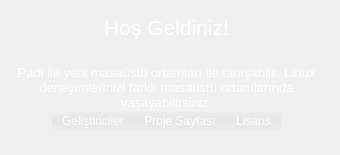
                  <widget class="QWidget" name="anaEkran">
                   <property name="styleSheet">
                    <string notr="true"/>
                   </property>
                   <layout class="QGridLayout" name="gridLayout_6">
                    <property name="spacing">
                     <number>0</number>
                    </property>
                    <item row="2" column="0">
                     <layout class="QVBoxLayout" name="verticalLayout_5">
                      <property name="spacing">
                       <number>0</number>
                      </property>
                      <item>
                       <layout class="QHBoxLayout" name="horizontalLayout_9">
                        <property name="spacing">
                         <number>0</number>
                        </property>
                        <property name="topMargin">
                         <number>4</number>
                        </property>
                        <property name="bottomMargin">
                         <number>12</number>
                        </property>
                        <item>
                         <layout class="QVBoxLayout" name="verticalLayout_9">
                          <property name="leftMargin">
                           <number>0</number>
                          </property>
                          <item>
                           <widget class="QLabel" name="welcomeLabel">
                            <property name="maximumSize">
                             <size>
                              <width>16777215</width>
                              <height>276</height>
                             </size>
                            </property>
                            <property name="styleSheet">
                             <string notr="true">border-top-left-radius:5px;
border-top-right-radius:5px;
border-bottom-right-radius:2px;
border-bottom-left-radius:2px;
color:white;</string>
                            </property>
                            <property name="text">
                             <string>&lt;!DOCTYPE HTML PUBLIC &quot;-//W3C//DTD HTML 4.0//EN&quot; &quot;http://www.w3.org/TR/REC-html40/strict.dtd&quot;&gt;
&lt;html&gt;&lt;head&gt;&lt;meta name=&quot;qrichtext&quot; content=&quot;1&quot; /&gt;&lt;style type=&quot;text/css&quot;&gt;
p, li { white-space: pre-wrap; }
&lt;/style&gt;&lt;/head&gt;&lt;body style=&quot; font-family:'DejaVu Sans'; font-size:9pt; font-weight:400; font-style:normal;&quot;&gt;
&lt;p align=&quot;center&quot; style=&quot; margin-top:0px; margin-bottom:0px; margin-left:0px; margin-right:0px; -qt-block-indent:0; text-indent:0px;&quot;&gt;&lt;span style=&quot; font-family:'Sans Serif'; font-size:16pt;&quot;&gt;Hoş Geldiniz!&lt;/span&gt;&lt;/p&gt;
&lt;p align=&quot;center&quot; style=&quot;-qt-paragraph-type:empty; margin-top:0px; margin-bottom:0px; margin-left:0px; margin-right:0px; -qt-block-indent:0; text-indent:0px; font-family:'Sans Serif'; font-size:16pt;&quot;&gt;&lt;br /&gt;&lt;/p&gt;
&lt;p align=&quot;center&quot; style=&quot; margin-top:0px; margin-bottom:0px; margin-left:0px; margin-right:0px; -qt-block-indent:0; text-indent:0px;&quot;&gt;&lt;span style=&quot; font-family:'Sans Serif'; font-size:10pt;&quot;&gt;Padi ile yeni masaüstü ortamları ile tanışabilir, Linux deneyimlerinizi farklı masaüstü ortamlarında yaşayabilirsiniz.&lt;/span&gt;&lt;/p&gt;&lt;/body&gt;&lt;/html&gt;</string>
                            </property>
                            <property name="scaledContents">
                             <bool>true</bool>
                            </property>
                            <property name="alignment">
                             <set>Qt::AlignCenter</set>
                            </property>
                            <property name="wordWrap">
                             <bool>true</bool>
                            </property>
                            <property name="margin">
                             <number>15</number>
                            </property>
                            <property name="indent">
                             <number>-1</number>
                            </property>
                           </widget>
                          </item>
                          <item>
                           <layout class="QHBoxLayout" name="horizontalLayout_7">
                            <property name="spacing">
                             <number>0</number>
                            </property>
                            <property name="leftMargin">
                             <number>0</number>
                            </property>
                            <item>
                             <spacer name="horizontalSpacer_11">
                              <property name="orientation">
                               <enum>Qt::Horizontal</enum>
                              </property>
                              <property name="sizeHint" stdset="0">
                               <size>
                                <width>40</width>
                                <height>20</height>
                               </size>
                              </property>
                             </spacer>
                            </item>
                            <item>
                             <widget class="QPushButton" name="urlDevelop">
                              <property name="styleSheet">
                               <string notr="true">QPushButton{
	padding: 3px 10px 3px 10px;
	color: white;
	border-top:1px solid rgba(255, 255, 255, 30);
	border-bottom:1px solid  rgba(255, 255, 255, 30);
    border-left:1px solid rgba(255, 255, 255, 30);
	border-top-left-radius:2px;
	border-bottom-left-radius:2px;
    background-color: qlineargradient(spread:repeat, x1:0, y1:0, x2:0, y2:1, stop:0 rgba(27, 27, 27, 0), stop:0.510753 rgba(9, 9, 9, 10), stop:1 rgba(0, 0, 0, 0));
	/*background-color: qlineargradient(spread:pad, x1:0.5, y1:1, x2:0.5, y2:0, stop:0 rgba(120, 146, 172, 255), stop:0.0155729 rgba(99, 141, 164, 255), stop:0.538376 rgba(49, 84, 106, 255), stop:1 rgba(51, 72, 91, 255))*/
}

QPushButton::flat:hover{
	border-top:1px solid  rgba(255, 255, 255, 40);
	border-bottom:1px solid rgba(255, 255, 255, 40);
    border-left:1px solid rgba(255, 255, 255, 40);
	border-top-left-radius:2px;
	border-bottom-left-radius:2px;
    background-color:qlineargradient(spread:pad, x1:0, y1:0, x2:0, y2:1, stop:0 rgba(127, 127, 127, 10), stop:0.513661 rgba(231, 231, 231, 50), stop:1 rgba(94, 94, 94, 10))
}

QPushButton::flat{
	border-top:1px solid  rgba(255, 255, 255, 30);
	border-bottom:1px solid  rgba(255, 255, 255, 30);
    border-left:1px solid rgba(255, 255, 255, 30);
	border-top-left-radius:2px;
	border-bottom-left-radius:2px;
    background-color: qlineargradient(spread:repeat, x1:0, y1:0, x2:0, y2:1, stop:0 rgba(27, 27, 27, 0), stop:0.510753 rgba(9, 9, 9, 10), stop:1 rgba(0, 0, 0, 0));
}

QPushButton::flat:pressed{
	border-top:1px solid  rgba(255, 255, 255, 15);
    border-left:1px solid rgba(255, 255, 255, 15);
	border-bottom:1px solid  rgba(255, 255, 255, 15);
	border-top-left-radius:2px;
	border-bottom-left-radius:2px;
	padding: 3px 10px 3px 10px;
    background-color:qlineargradient(spread:pad, x1:0, y1:0, x2:1, y2:0, stop:0 rgba(52, 52, 52, 50));
}</string>
                              </property>
                              <property name="text">
                               <string>Geliştiriciler</string>
                              </property>
                              <property name="flat">
                               <bool>true</bool>
                              </property>
                             </widget>
                            </item>
                            <item>
                             <widget class="QPushButton" name="urlPage">
                              <property name="styleSheet">
                               <string notr="true">QPushButton{
	padding: 3px 10px 3px 10px;
	color: white;
	border-top:1px solid rgba(255, 255, 255, 30);
	border-bottom:1px solid  rgba(255, 255, 255, 30);
	border-radius:0px;
background-color: qlineargradient(spread:repeat, x1:0, y1:0, x2:0, y2:1, stop:0 rgba(27, 27, 27, 0), stop:0.510753 rgba(9, 9, 9, 10), stop:1 rgba(0, 0, 0, 0));
	/*background-color: qlineargradient(spread:pad, x1:0.5, y1:1, x2:0.5, y2:0, stop:0 rgba(120, 146, 172, 255), stop:0.0155729 rgba(99, 141, 164, 255), stop:0.538376 rgba(49, 84, 106, 255), stop:1 rgba(51, 72, 91, 255))*/
}

QPushButton::flat:hover{
	border-top:1px solid rgba(255, 255, 255, 40);
	border-bottom:1px solid  rgba(255, 255, 255, 40);
	border-radius:0px;
    background-color:qlineargradient(spread:pad, x1:0, y1:0, x2:0, y2:1, stop:0 rgba(127, 127, 127, 10), stop:0.513661 rgba(231, 231, 231, 50), stop:1 rgba(94, 94, 94, 10))
}

QPushButton::flat{
	border-top:1px solid rgba(255, 255, 255, 30);
	border-bottom:1px solid rgba(255, 255, 255, 30);
	border-radius:0px;
    background-color: qlineargradient(spread:repeat, x1:0, y1:0, x2:0, y2:1, stop:0 rgba(27, 27, 27, 0), stop:0.510753 rgba(9, 9, 9, 10), stop:1 rgba(0, 0, 0, 0));
}

QPushButton::flat:pressed{
	border-top:1px solid  rgba(255, 255, 255, 15);
	border-bottom:1px solid  rgba(255, 255, 255, 15);
	border-radius:0px;
	padding: 3px 10px 3px 10px;
    background-color:qlineargradient(spread:pad, x1:0, y1:0, x2:1, y2:0, stop:0 rgba(52, 52, 52, 50));
}
</string>
                              </property>
                              <property name="text">
                               <string>Proje Sayfası</string>
                              </property>
                              <property name="flat">
                               <bool>true</bool>
                              </property>
                             </widget>
                            </item>
                            <item>
                             <widget class="QPushButton" name="urlLicense">
                              <property name="styleSheet">
                               <string notr="true">QPushButton{
	padding: 3px 10px 3px 10px;
	color: white;
	border-top:1px solid  rgba(255, 255, 255, 30);
	border-bottom:1px solid  rgba(255, 255, 255, 30);
	border-top-right-radius:2px;
	border-bottom-right-radius:2px;
    border-right:1px solid rgba(255, 255, 255, 30);
background-color: qlineargradient(spread:repeat, x1:0, y1:0, x2:0, y2:1, stop:0 rgba(27, 27, 27, 0), stop:0.510753 rgba(9, 9, 9, 10), stop:1 rgba(0, 0, 0, 0));
	/*background-color: qlineargradient(spread:pad, x1:0.5, y1:1, x2:0.5, y2:0, stop:0 rgba(120, 146, 172, 255), stop:0.0155729 rgba(99, 141, 164, 255), stop:0.538376 rgba(49, 84, 106, 255), stop:1 rgba(51, 72, 91, 255))*/
}

QPushButton::flat:hover{
	border-top:1px solid  rgba(255, 255, 255, 40);
	border-bottom:1px solid  rgba(255, 255, 255, 40);
	border-top-right-radius:2px;
	border-bottom-right-radius:2px;
    border-right:1px solid rgba(255, 255, 255, 40);
    background-color:qlineargradient(spread:pad, x1:0, y1:0, x2:0, y2:1, stop:0 rgba(127, 127, 127, 10), stop:0.513661 rgba(231, 231, 231, 50), stop:1 rgba(94, 94, 94, 10))
}

QPushButton::flat{
	border-top:1px solid  rgba(255, 255, 255, 30);
	border-bottom:1px solid  rgba(255, 255, 255, 30);
	border-top-right-radius:2px;
	border-bottom-right-radius:2px;
    border-right:1px solid rgba(255, 255, 255, 30);
    background-color: qlineargradient(spread:repeat, x1:0, y1:0, x2:0, y2:1, stop:0 rgba(27, 27, 27, 0), stop:0.510753 rgba(9, 9, 9, 10), stop:1 rgba(0, 0, 0, 0));
}

QPushButton::flat:pressed{
	border-top:1px solid  rgba(255, 255, 255, 15);
	border-bottom:1px solid rgba(255, 255, 255, 15);
	border-top-right-radius:2px;
	border-bottom-right-radius:2px;
    border-right:1px solid  rgba(255, 255, 255, 15);
	padding: 3px 10px 3px 10px;
    background-color:qlineargradient(spread:pad, x1:0, y1:0, x2:1, y2:0, stop:0 rgba(52, 52, 52, 50));
}
</string>
                              </property>
                              <property name="text">
                               <string>Lisans</string>
                              </property>
                              <property name="flat">
                               <bool>true</bool>
                              </property>
                             </widget>
                            </item>
                            <item>
                             <spacer name="horizontalSpacer_3">
                              <property name="orientation">
                               <enum>Qt::Horizontal</enum>
                              </property>
                              <property name="sizeHint" stdset="0">
                               <size>
                                <width>40</width>
                                <height>20</height>
                               </size>
                              </property>
                             </spacer>
                            </item>
                           </layout>
                          </item>
                         </layout>
                        </item>
                        <item>
                         <widget class="QLabel" name="logoLabel">
                          <property name="maximumSize">
                           <size>
                            <width>250</width>
                            <height>220</height>
                           </size>
                          </property>
                          <property name="styleSheet">
                           <string notr="true">border-radius:2px</string>
                          </property>
                          <property name="text">
                           <string/>
                          </property>
                          <property name="pixmap">
                           <pixmap resource="../icons/icons.qrc">:/icons/padi.png</pixmap>
                          </property>
                          <property name="scaledContents">
                           <bool>true</bool>
                          </property>
                         </widget>
                        </item>
                       </layout>
                      </item>
                     </layout>
                    </item>
                   </layout>
                  </widget>
